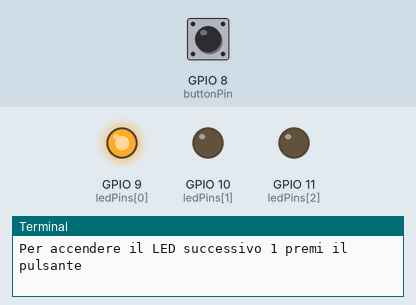
Bench run of a program on a simulated Raspberry Pi (BCM pin numbers). Parts: output pins drawn as LEDs (lit = HIGH), the last lines printed to the terminal. Dashed ring = blinking. The inputs (shaded band) are chosen by the test bench; at power-on: GPIO 8 (buttonPin) HIGH.

Above: at 1.2 s.
1.3 s: GPIO 8 (buttonPin) pulled LOW for 3.2 s
At 5.2 s:
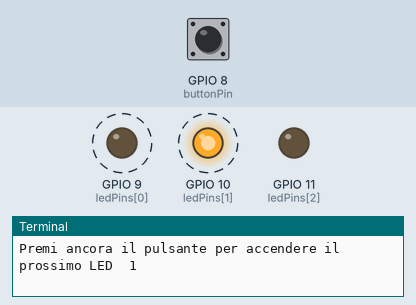
6.0 s: GPIO 8 (buttonPin) pulled LOW for 0.15 s
At 6.4 s:
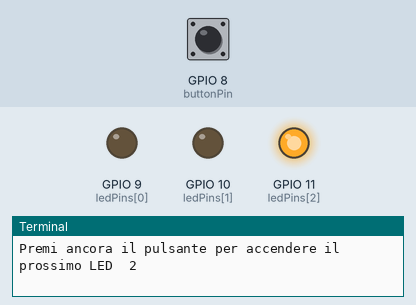
7.6 s: GPIO 8 (buttonPin) pulled LOW for 1 s
At 9.2 s:
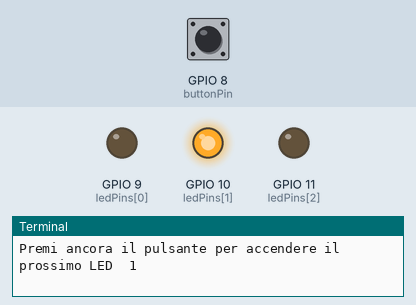
Timing chart, 0 to 10.7 s (numbered marks = the images above; inputs shaded):
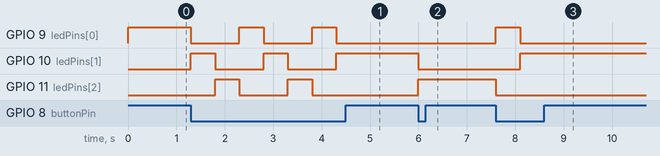

The program:

gpio22input-rpullup.py
```python
#!/usr/bin/env python
#Lettura ingresso GPIO-22 alla pressione del pulsante
#Logica con resistore di pull-up: chiuso=0-LOW ;aperto=1-HIGH

import RPi.GPIO as GPIO
from time import sleep
#Inizializzazioni
GPIO.cleanup()
GPIO.setmode(GPIO.BCM)
ledPins=[9,10,11]  #Led rosso, verde, giallo
buttonPin=8
for a in ledPins:
	GPIO.setup(a,GPIO.OUT)
	GPIO.output(a, False)
GPIO.setup(buttonPin, GPIO.IN)
currentLed=0
pin=ledPins[currentLed]
buttonIn=GPIO.input(buttonPin)
GPIO.output(pin, True)

print "Stato del pulsante NON premuto ", "---> ", buttonIn, "Con resistenza di pull-up"
print "Per accendere il LED successivo",currentLed+1, "premi il pulsante"

while 1:
	buttonIn=GPIO.input(buttonPin)
	if buttonIn == False:		#In questo caso pull-down deve essere False (chiuso=0)
		GPIO.output(pin, True)
		if currentLed==2:
			currentLed=0
		else:
			currentLed = currentLed+1
		old_pin=ledPins[currentLed-1]
		GPIO.output(old_pin, False)
		pin=ledPins[currentLed]
		GPIO.output(pin, True)
		print "Premi ancora il pulsante per accendere il prossimo LED ", currentLed
		sleep(0.5)
```

Measured:
- after the input at 1.3 s, GPIO 9 (ledPins[0]), GPIO 10 (ledPins[1]): alternates HIGH for 0.50 s and LOW for 1.0 s, starting at once; GPIO 11 (ledPins[2]): alternates HIGH for 0.50 s and LOW for 1.0 s, 4 changes in all, then stays LOW, starting after 0.50 s
- after the input at 6.0 s, GPIO 10 (ledPins[1]): HIGH → LOW at once; GPIO 11 (ledPins[2]): LOW → HIGH at once
- after the input at 7.6 s, GPIO 9 (ledPins[0]): LOW → HIGH at once, → LOW 0.50 s later; GPIO 10 (ledPins[1]): LOW → HIGH after 0.50 s; GPIO 11 (ledPins[2]): HIGH → LOW at once
